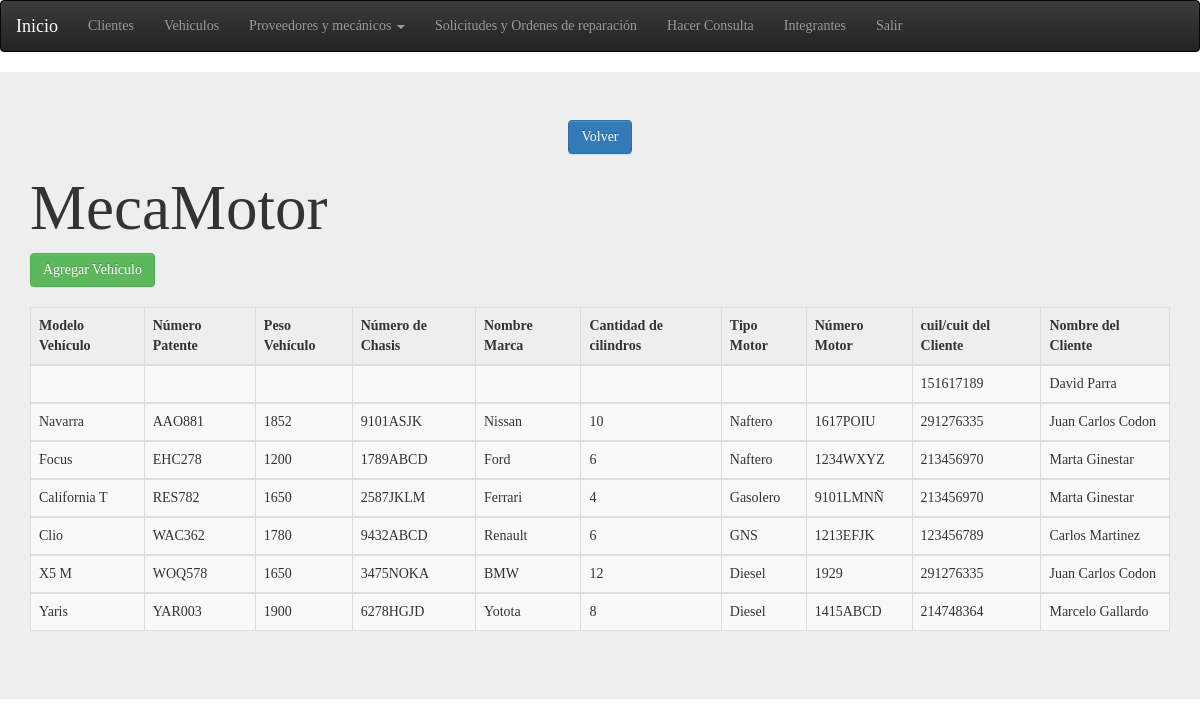
Page /vehiculo.php on the committed database.
### tables this page shows
CREATE TABLE `vehiculo` (
  `modeloVehiculo` varchar(45) DEFAULT NULL,
  `numeroPatente` varchar(45) NOT NULL,
  `pesoVehiculo` float DEFAULT NULL,
  `nroChasis` varchar(45) DEFAULT NULL,
  `nombreMarca` varchar(45) DEFAULT NULL,
  `cantCilindros` int(11) DEFAULT NULL,
  `tipoMotor` varchar(45) DEFAULT NULL,
  `nroMotor` varchar(45) NOT NULL,
  `cuil_cuitCliente` int(11) DEFAULT NULL,
  PRIMARY KEY (`numeroPatente`,`nroMotor`),
  UNIQUE KEY `FK_Servicio` (`nroMotor`),
  KEY `FK_Cliente` (`cuil_cuitCliente`),
  CONSTRAINT `FK_Cliente` FOREIGN KEY (`cuil_cuitCliente`) REFERENCES `cliente` (`cuil_cuitCliente`) ON UPDATE CASCADE
);

CREATE TABLE `cliente` (
  `cuil_cuitCliente` int(11) NOT NULL,
  `nombreCliente` varchar(45) DEFAULT NULL,
  `localidad` varchar(45) DEFAULT NULL,
  `calle` varchar(45) DEFAULT NULL,
  `numero` int(11) DEFAULT NULL,
  `telefonoCliente` int(11) DEFAULT NULL,
  PRIMARY KEY (`cuil_cuitCliente`)
);

### vehiculo.php (the view, shortened to what this page needs)
<!DOCTYPE html>
<html lang="es">
    <head>
        <link rel="stylesheet" href="css/bootstrap.css">
        <link rel="stylesheet" href="css/bootstrap-theme.css">
        <link rel="stylesheet" href="css/bootstrap.min.css" >
    </head>
    <body>
        <section>
            <nav class="navbar navbar-inverse" role="navigation">
                <div class="container-fluid">
                    <div class="navbar-header">
                        <a class="navbar-brand" id="veryactive" href="system.php">Inicio</a>
                    </div>
                    <div class="collapse navbar-collapse" id="bs-example-navbar-collapse-9">
                        <ul class="nav navbar-nav">
                            <li><a href="cliente.php">Clientes</a></li>
                            <li><a href="vehiculo.php">Vehiculos</a></li>
                            <li class="dropdown">
                                <a href="#" class="dropdown-toggle" data-toggle="dropdown" role="button" aria-expanded="false">Proveedores y mecánicos <span class="caret"></span></a>
                            </li>
                            <li><a href="Ordenes.php">Solicitudes y Ordenes de reparación</a></li>
                            <li><a href="hacerConsulta.php">Hacer Consulta</a></li>
                            <li><a href="About.php">Integrantes</a></li>
                            <li><a href="index.HTML">Salir</a></li>
                        </ul>
                    </div>
                </div>
            </nav>
        </section>
        <div class="jumbotron">
            <center>
                <div>
                    <a  class="btn btn-primary btn-md" href="system.php" role="button">Volver</a>
                </div>
            </center>
            <div class="container">
                <h1>MecaMotor</h1>
                <button class="btn btn-success btn-md" data-toggle="modal" data-target="#miventana" role="button">Agregar Vehículo</button>
                <br><br>
                <div class="table-responsive">
                    <table class="table table-striped table-hover table-bordered ">
                        <thead>
                            <tr>
                                <th>Modelo Vehículo</th>
                                <th>Número Patente</th>
                                <th>Peso Vehículo</th>
                                <th>Número de Chasis</th>
                                <th>Nombre Marca</th>
                                <th>Cantidad de cilindros</th>
                                <th>Tipo Motor</th>
                                <th>Número Motor</th>
                                <th>cuil/cuit del Cliente</th>
                                <th>Nombre del Cliente</th>
                            </tr>
                        </thead>
                        <tbody ><?php
$tabla2 = mysql_query("SELECT * FROM vehiculo AS v, cliente AS c WHERE v.cuil_cuitCliente = c.cuil_cuitCliente ");
while ($filaTabla = mysql_fetch_array($tabla2)) {
    ?>
                                <tr>
                                    <td><?php echo $filaTabla['modeloVehiculo'] ?></td>
                                    <td><?php echo $filaTabla['numeroPatente'] ?></td>
                                    <td><?php echo $filaTabla['pesoVehiculo'] ?></td>
                                    <td><?php echo $filaTabla['nroChasis'] ?></td>
                                    <td><?php echo $filaTabla['nombreMarca'] ?></td>
                                    <td><?php echo $filaTabla['cantCilindros'] ?></td>
                                    <td><?php echo $filaTabla['tipoMotor'] ?></td>
                                    <td><?php echo $filaTabla['nroMotor'] ?></td>
                                    <td><?php echo $filaTabla['cuil_cuitCliente'] ?></td>
                                    <td><?php echo $filaTabla['nombreCliente'] ?></td>
                                </tr>
                            </tbody>
<?php } ?>
                    </table>
                </div>
            </div>
        </div>
    </body>
</html>

### vehiculo.php (style rules this page uses)
body { font-family: "Verdana", Times, serif; }
#veryactive { color:white; }

### rows in the picture
vehiculo: cuil_cuitCliente.cuil_cuitCliente "151617189", cuil_cuitCliente.nombreCliente "David Parra"
vehiculo: modeloVehiculo "Navarra", numeroPatente "AAO881", pesoVehiculo "1852", nroChasis "9101ASJK", nombreMarca "Nissan", cantCilindros "10", tipoMotor "Naftero", nroMotor "1617POIU", cuil_cuitCliente.cuil_cuitCliente "291276335", cuil_cuitCliente.nombreCliente "Juan Carlos Codon"
vehiculo: modeloVehiculo "Focus", numeroPatente "EHC278", pesoVehiculo "1200", nroChasis "1789ABCD", nombreMarca "Ford", cantCilindros "6", tipoMotor "Naftero", nroMotor "1234WXYZ", cuil_cuitCliente.cuil_cuitCliente "213456970", cuil_cuitCliente.nombreCliente "Marta Ginestar"
vehiculo: modeloVehiculo "California T", numeroPatente "RES782", pesoVehiculo "1650", nroChasis "2587JKLM", nombreMarca "Ferrari", cantCilindros "4", tipoMotor "Gasolero", nroMotor "9101LMNÑ", cuil_cuitCliente.cuil_cuitCliente "213456970", cuil_cuitCliente.nombreCliente "Marta Ginestar"
vehiculo: modeloVehiculo "Clio", numeroPatente "WAC362", pesoVehiculo "1780", nroChasis "9432ABCD", nombreMarca "Renault", cantCilindros "6", tipoMotor "GNS", nroMotor "1213EFJK", cuil_cuitCliente.cuil_cuitCliente "123456789", cuil_cuitCliente.nombreCliente "Carlos Martinez"
vehiculo: modeloVehiculo "X5 M", numeroPatente "WOQ578", pesoVehiculo "1650", nroChasis "3475NOKA", nombreMarca "BMW", cantCilindros "12", tipoMotor "Diesel", nroMotor "1929", cuil_cuitCliente.cuil_cuitCliente "291276335", cuil_cuitCliente.nombreCliente "Juan Carlos Codon"
vehiculo: modeloVehiculo "Yaris", numeroPatente "YAR003", pesoVehiculo "1900", nroChasis "6278HGJD", nombreMarca "Yotota", cantCilindros "8", tipoMotor "Diesel", nroMotor "1415ABCD", cuil_cuitCliente.cuil_cuitCliente "214748364", cuil_cuitCliente.nombreCliente "Marcelo Gallardo"
